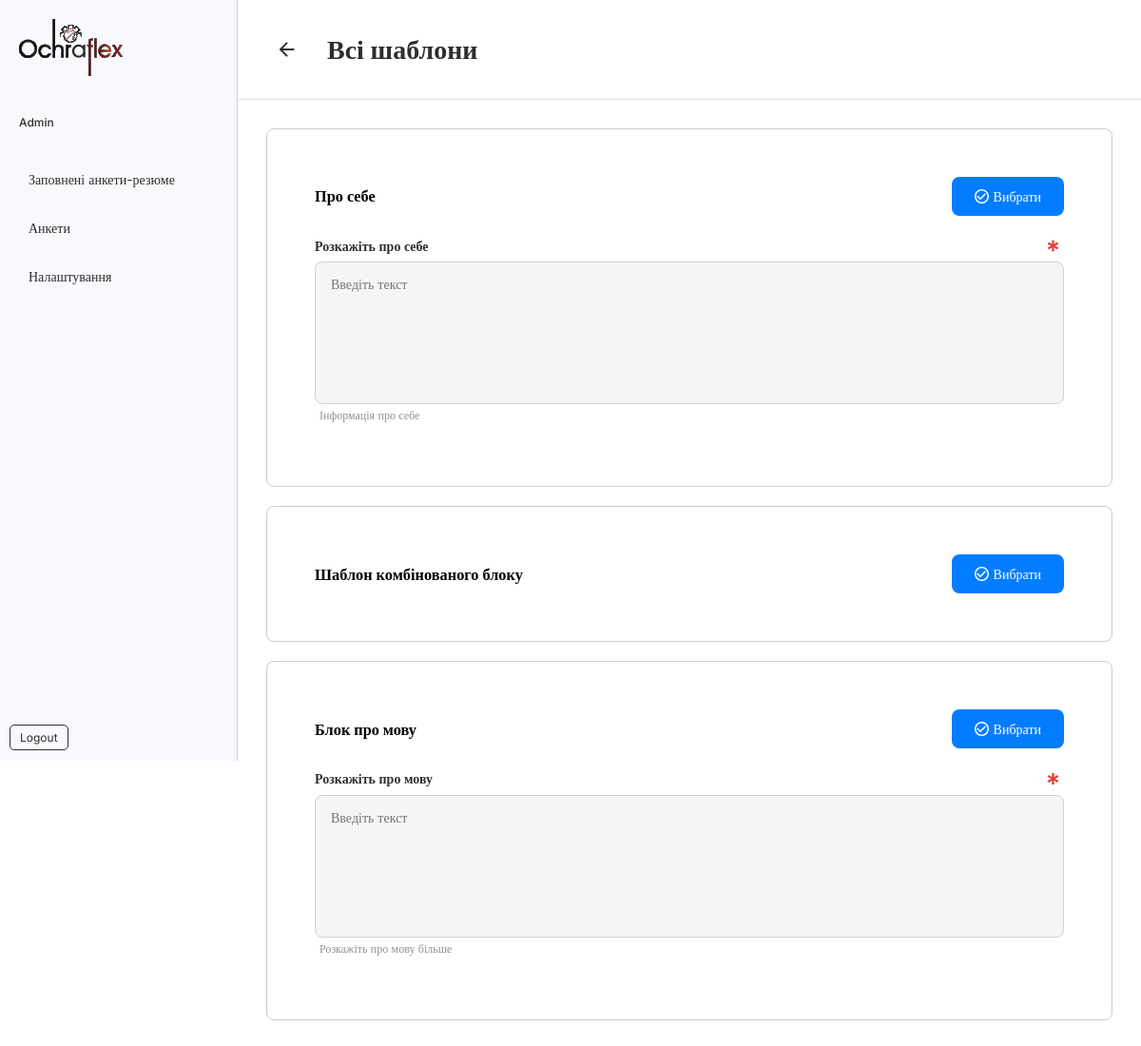
/dashboard/library/all/templates/30/, run on the app's committed database.
### app/models.py (models this page shows, shortened)
class LibraryTemplate(models.Model):
    user = models.ForeignKey(
        settings.AUTH_USER_MODEL,
        on_delete=models.CASCADE,
        related_name='library_templates',
        blank=True,
        null=True
    )
    name = models.CharField(
        max_length=255,
        null=True,
        blank=True
    )  # Назва шаблону
    description = models.TextField(blank=True, null=True)  # Опис шаблону
    created_at = models.DateTimeField(auto_now_add=True)  # Дата створення
    field = models.ForeignKey(
        Field,
        blank=True,
        null=True,
        on_delete=models.CASCADE,
        related_name='library_templates'
    )
    description_field = models.ForeignKey(
        DescriptionField,
        on_delete=models.CASCADE,
        null=True,
        blank=True,
        related_name='library_templates'
    )
    combined_block = models.ForeignKey(
        CombinedBlock,
        on_delete=models.CASCADE,
        null=True,
        blank=True,
        related_name='library_templates'
    )

class Field(models.Model):
    TEXT = 'text'
    SELECT = 'select'
    TEXTAREA = 'textarea'
    CHECKBOX = 'checkbox'
    RADIO = 'radio'
    NUMBER = 'number'
    DATE = 'date'
    MIN_LENGTH = 'min_length'
    MAX_LENGTH = 'max_length'
    MIN = 'min'
    MAX = 'max'
    BOOLEAN = 'boolean'
    PHONE = 'phone'
    BUTTON = 'button'
    FIELD_TYPES = [
        (TEXT, 'Text'),
        (TEXTAREA, 'Textarea'),
        (NUMBER, 'Number'),
        (SELECT, 'Select'),
        (CHECKBOX, 'Checkbox'),
        (RADIO, 'Radio'),
        (DATE, 'Date'),
        (BOOLEAN, 'Boolean'),
        (PHONE, 'Phone'),
        (BUTTON, 'Button'),
    ]
    name = models.CharField(max_length=128)  # Назва поля
    field_type = models.CharField(
        max_length=50,
        choices=FIELD_TYPES
    )  # Тип поля
    options = models.JSONField(blank=True, null=True, default=list)
    static_value = models.CharField(
        max_length=1000, null=True, blank=True)
    max_symbols = models.PositiveIntegerField(default=3, null=True, blank=True)
    max_numbers = models.PositiveBigIntegerField(
        default=3, null=True, blank=True)
    help_info = models.CharField(
        max_length=255,
        null=True,
        blank=True
    )  # Додаткова інформація
    is_required = models.BooleanField(default=False)  # Чи є поле обов’язковим
    extra_tag = models.CharField(max_length=255, blank=True, null=True)
    is_combined = models.BooleanField(default=False)
    block_template = models.ForeignKey(
        BlockTemplate,
        on_delete=models.CASCADE,
        related_name='fields',
        null=True,
        blank=True
    )

### app/views_library.py (the view)
def fetch_library_templates_view(request, id):
    block_template = get_object_or_404(BlockTemplate,id=id)
    library_templates = LibraryTemplate.objects.filter(
        Q(field__isnull=False) |
        Q(description_field__isnull=False) |
        Q(combined_block__isnull=False)
    )
    context = {
            'block_template': block_template,
            'library_templates': library_templates,  # Отримуємо всі шаблони бібліотеки, які відносяться до поточного блоку
    }
    return render(request, 'dashboard/library/all_library_templates.html', context)

### app/templatetags/custom_filters.py (called while the page is built)
@register.simple_tag
def is_active_path(request, pattern):
    return "active" if re.match(pattern, request.path) else ""

### templates/dashboard/library/all_library_templates.html (shortened to what this page needs)
{% extends 'dashboard/dashboard_base.html' %}
{% load custom_parse %}
{% block title %}Dashboard - Resumes{% endblock title %} {% load static %}
{% block styles %}
<link
    rel="stylesheet"
    href="{% static 'css/dashboard/library/library.css' %}"
/>
<link
    rel="stylesheet"
    href="{% static 'css/dashboard/questionnaires/questionnaires.css' %}"
/>
<link
    rel="stylesheet"
    href="{% static 'css/dashboard/resumes/resumes.css' %}"
/>
{% endblock styles %}
{% block back %}
<div class="back-button">
    <a href="{{ request.META.HTTP_REFERER }}">
        <img src="{% static 'images/icons/arrow-left.svg' %}" alt="Back button" />
    </a>
</div>
{% endblock back %}
{% block title_page %}Всі шаблони{% endblock title_page %}
{% block main %}
{% for library_template in library_templates %}
<div class="border-field-questionnaire">
    <div class="d-flex align-items-center justify-content-between">
        <div>
            <h3>{{ library_template.name }}</h3>
        </div>
        <div>
            <a href="{% url 'add_library_template_to_block' block_template.id library_template.id %}" class="d-flex align-items-center button_primary button_reset">
                <p>Вибрати</p>
            </a>
        </div>
    </div>
    <div>
        {% if library_template.field %}
        <div class="marg_bottom-15">
            <div class="view-box marg_top-20">
                <div class="w-100 marg_top-20">
                    <div class="group-form">
                    <label for="{{library_field.field.name}}" class="input_label">{{library_template.field.name}}</label>
                    {% if library_template.field.is_required %}
                    <p>
                        <img src="{% static 'images/icons/required.svg' %}" alt="" />
                    </p>
                    {% endif %}
                    </div>
                </div>
                {% if library_template.field.field_type == 'textarea' %}
                <div class="d-flex justify-content-between main-title-menu">
                    <div class="w-100">
                        <div class="textarea-quest">
                        <textarea class="input_base_red" placeholder="Введіть текст" maxlength="{{ library_field.field.max_symbols }}"></textarea>
                    </div>
                    </div>
                </div>
                {% endif %}
                {% if library_template.field.help_info %}
                    <p class="offset-left-5">
                        <small class="text-small-muted">{{library_template.field.help_info}}</small>
                    </p>
                {% endif %}
            </div>
        </div>
        {% elif library_template.description_field %}
            {{ library_template.description_field}}
        {% else %}
            {{ library.combined_block.fields.all }}
        {% endif %}
    </div>
</div>
{% endfor %}
{% endblock main %}

### static/css/style.css (style rules this page uses)
body { position: relative; }
.inter-primary { font-family: "Inter", serif; font-optical-sizing: auto; font-size: 14px; font-weight: 400; font-style: normal; }
.input_base, .input_base_red { background-color: #f5f5f5; border: 1px solid #d1d1d1; border-radius: 8px; padding: 12px 16px; display: inline-block; width: 100%; height: 44px; box-sizing: border-box; }
.input_label { display: inline-block; font-weight: 600; color: #2e2e2e; }
.button_reset { background-color: transparent; color: inherit; outline: none !important; border: none; border-radius: 8px; padding: 10px 24px; cursor: pointer; text-decoration: none; }
.button_primary, .button_primary_link { background-color: #037dff; color: #ffffff; transition: all 0.2s ease-in-out; }
.w-100 { width: 100%; }
.marg_top-20 { margin-top: 20px; }
.marg_bottom-15 { margin-bottom: 15px; }
.offset-right-5 { margin-right: 5px; }
.offset-left-5 { margin-left: 5px; }
.back-button { margin-right: 20px; border-radius: 100%; padding: 10px; }
.d-flex { display: flex !important; }
.align-items-center { align-items: center !important; }
.justify-content-between { justify-content: space-between !important; }
.text-small-muted { font-size: 12px; color: #909090; }

### static/css/auth/alert.css (style rules this page uses)
:root { --success-bg-color: #d5e6de; --success-text-color: #0a3622; --success-border-color: #9eccbd; --warning-bg-color: orange; --warning-text-color: orange; --warning-border-color: orange; --danger-bg-color: #f8d7da; --danger-text-color: #58151c; --danger-border-color: #f1aeb5; }

### static/css/dashboard/questionnaires/questionnaires.css (style rules this page uses)
.group-form { display: flex; align-items: center; justify-content: space-between; margin-bottom: 5px; }
.group-form label { width: 100%; }
.border-field-questionnaire { border: 1px solid rgba(0, 0, 0, 0.2); border-radius: 8px; padding: 50px; margin-bottom: 20px; }
.textarea-quest textarea { display: block; min-height: 150px; resize: none; }

### data on the page
LibraryTemplate: name "Про себе", field.name "Розкажіть про себе", field.max_symbols "Введіть текст", field.help_info "Інформація про себе"
LibraryTemplate: name "Шаблон комбінованого блоку"
LibraryTemplate: name "Блок про мову", field.name "Розкажіть про мову", field.max_symbols "Введіть текст", field.help_info "Розкажіть про мову більше"
